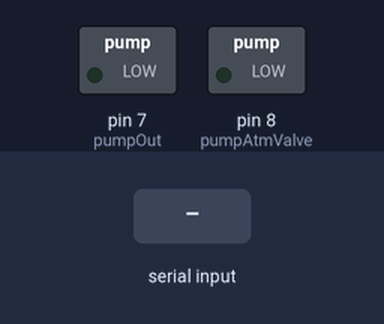
Simulated run of this sketch. Board: Arduino Uno, built with avr-gcc and run on an emulated ATmega328P. Shown: switched loads named in the sketch (green lamp = pin HIGH). The test bench sets the inputs (shaded band). What the sketch prints to the serial monitor is not drawn.

Above: at 1.2 s.
1.3 s: "y" received over Serial
At 2.0 s:
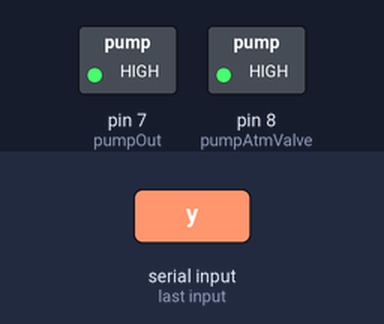
2.8 s: "n" received over Serial
At 3.2 s:
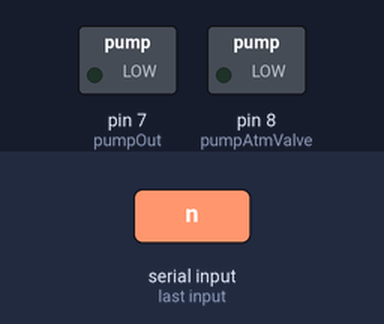
Timing chart, 0 to 5.8 s (numbered marks = the images above; inputs shaded):
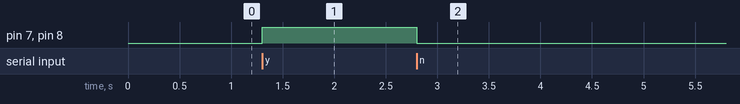

The sketch:

relaytrial.ino
```cpp
#define pumpAtmValve 8
#define pumpOut 7

void setup() {
  // put your setup code here, to run once:
  Serial.begin(9600);
  pinMode(pumpAtmValve, OUTPUT);
  pinMode(pumpOut, OUTPUT);
}

void loop() {
  // put your main code here, to run repeatedly:
  while(Serial.available()==0){
    Serial.print("waiting");
    delay(1);
  }

    char a = Serial.read();
    if(a=='n'){
      digitalWrite(pumpAtmValve, LOW);
      digitalWrite(pumpOut, LOW);
      Serial.println("yes");
      Serial.println(a);
    }
    else if(a=='y'){
      digitalWrite(pumpAtmValve, HIGH);
      digitalWrite(pumpOut, HIGH);
      Serial.println("no");
      Serial.println(a);
    }
}
```

Measured:
- after the input at 1.3 s, pin 7 (pumpOut), pin 8 (pumpAtmValve): LOW → HIGH at once
- after the input at 2.8 s, pin 7 (pumpOut), pin 8 (pumpAtmValve): HIGH → LOW at once
